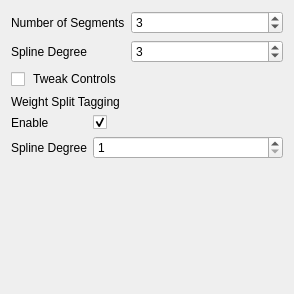
<?xml version="1.0" encoding="UTF-8"?>
<ui version="4.0">
 <class>Form</class>
 <widget class="QWidget" name="Form">
  <property name="geometry">
   <rect>
    <x>0</x>
    <y>0</y>
    <width>294</width>
    <height>294</height>
   </rect>
  </property>
  <property name="windowTitle">
   <string>Form</string>
  </property>
  <layout class="QGridLayout" name="gridLayout">
   <item row="8" column="0">
    <spacer name="verticalSpacer">
     <property name="orientation">
      <enum>Qt::Orientation::Vertical</enum>
     </property>
     <property name="sizeHint" stdset="0">
      <size>
       <width>20</width>
       <height>40</height>
      </size>
     </property>
    </spacer>
   </item>
   <item row="0" column="0">
    <layout class="QFormLayout" name="main_formLayout">
     <item row="0" column="0">
      <widget class="QLabel" name="segment_label">
       <property name="text">
        <string>Number of Segments</string>
       </property>
      </widget>
     </item>
     <item row="0" column="1">
      <widget class="QSpinBox" name="segment_spinBox">
       <property name="minimum">
        <number>1</number>
       </property>
       <property name="maximum">
        <number>999</number>
       </property>
       <property name="value">
        <number>3</number>
       </property>
      </widget>
     </item>
     <item row="1" column="0">
      <widget class="QLabel" name="degree_label">
       <property name="text">
        <string>Spline Degree</string>
       </property>
      </widget>
     </item>
     <item row="1" column="1">
      <widget class="QSpinBox" name="degree_spinBox">
       <property name="minimum">
        <number>1</number>
       </property>
       <property name="maximum">
        <number>999</number>
       </property>
       <property name="value">
        <number>3</number>
       </property>
      </widget>
     </item>
     <item row="2" column="0">
      <widget class="QCheckBox" name="tweak_controls_checkBox">
       <property name="text">
        <string notr="true"> Tweak Controls</string>
       </property>
      </widget>
     </item>
    </layout>
   </item>
   <item row="7" column="0">
    <layout class="QFormLayout" name="weight_split_formLayout">
     <item row="3" column="0" colspan="2">
      <widget class="QLabel" name="weight_split_label">
       <property name="text">
        <string>Weight Split Tagging</string>
       </property>
      </widget>
     </item>
     <item row="4" column="0">
      <widget class="QLabel" name="weight_split_enable_label">
       <property name="toolTip">
        <string>When enabled the component's joints will be tagged to have metadata for automatic skin weight splitting.</string>
       </property>
       <property name="text">
        <string>Enable</string>
       </property>
      </widget>
     </item>
     <item row="4" column="1">
      <widget class="QCheckBox" name="weight_split_enable_checkBox">
       <property name="toolTip">
        <string>When enabled the component's joints will be tagged to have metadata for automatic skin weight splitting.</string>
       </property>
       <property name="text">
        <string/>
       </property>
       <property name="checked">
        <bool>true</bool>
       </property>
      </widget>
     </item>
     <item row="5" column="0">
      <widget class="QLabel" name="spline_degree_label">
       <property name="toolTip">
        <string>This corresponds to the degree of the spline used for the skin weight splitting. A higher value will result in a &quot;smoother&quot; weight split. A value of one is a linear spline, 2 quadratic, etc.</string>
       </property>
       <property name="text">
        <string>Spline Degree</string>
       </property>
      </widget>
     </item>
     <item row="5" column="1">
      <widget class="QSpinBox" name="spline_degree_spinBox">
       <property name="sizePolicy">
        <sizepolicy hsizetype="Expanding" vsizetype="Fixed">
         <horstretch>0</horstretch>
         <verstretch>0</verstretch>
        </sizepolicy>
       </property>
       <property name="toolTip">
        <string>This corresponds to the degree of the spline used for the skin weight splitting. A higher value will result in a &quot;smoother&quot; weight split. A value of one is a linear spline, 2 quadratic, etc.</string>
       </property>
       <property name="minimum">
        <number>1</number>
       </property>
       <property name="maximum">
        <number>5</number>
       </property>
      </widget>
     </item>
    </layout>
   </item>
  </layout>
 </widget>
 <resources/>
 <connections/>
</ui>
